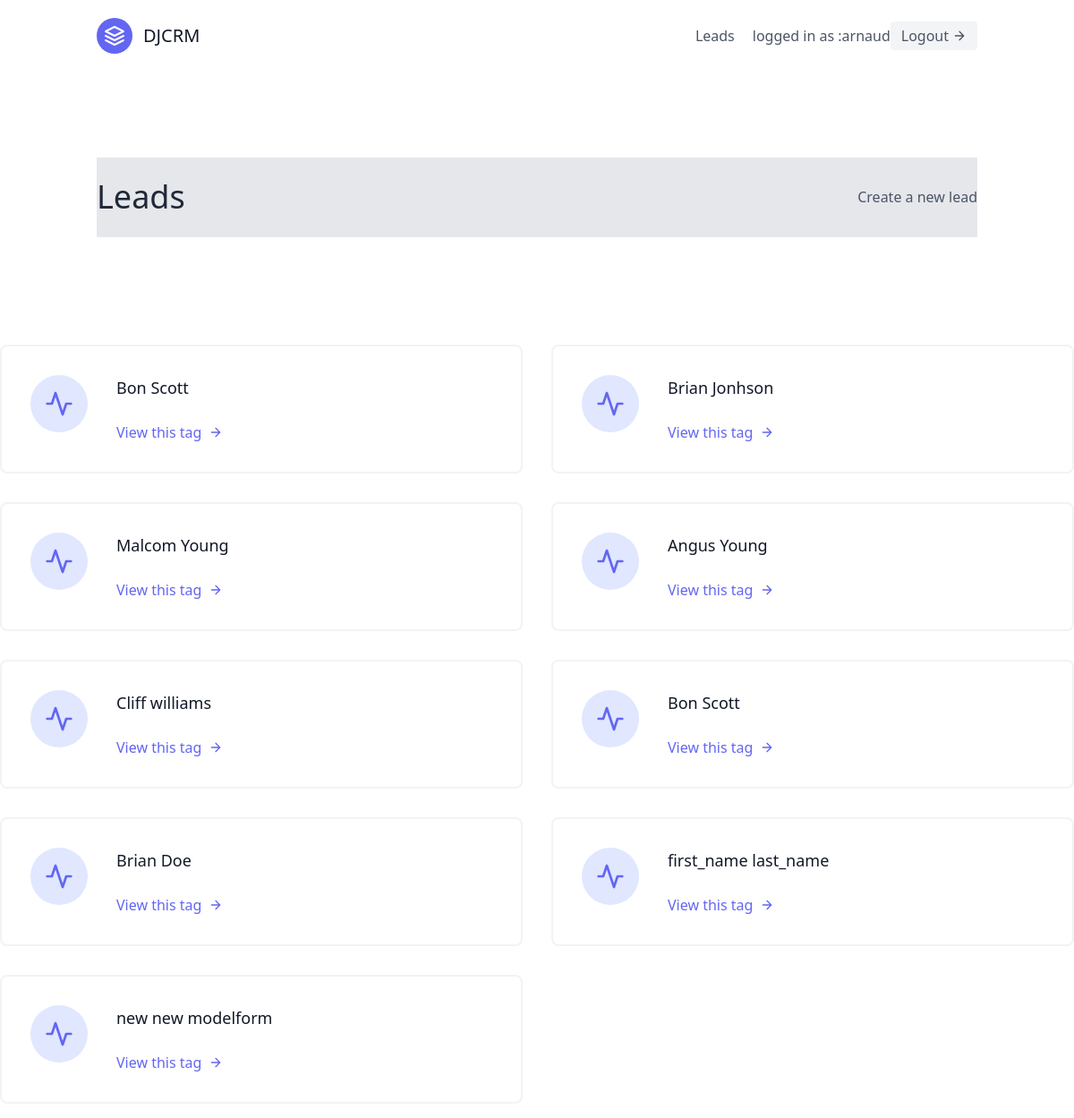
Screenshot of /leads/ (signed in) with the database file from the repository.
### leads/models.py (models this page shows, shortened)
class User(AbstractUser):
    pass

class Lead(models.Model):
    first_name = models.CharField(max_length=20)
    last_name = models.CharField(max_length=20)
    age = models.IntegerField(default=0)
    agent = models.ForeignKey("Agent",on_delete=models.CASCADE)

### leads/views.py (the view)
# urls.py: path('', LeadListView.as_view(), name="lead-list"),
class LeadListView(generic.ListView):
    template_name = "leads/lead_list.html"
    queryset = Lead.objects.all()
    context_object_name = "leads"

### leads/templates/leads/lead_list.html (shortened to what this page needs)
{% extends "base.html" %}
{% block content %}
<section class="text-gray-600 body-font">
    <div class="container px-5 py-24 mx-auto flex flex-wrap">
        <div class="w-full mb-6 py-6 flex justify-between items-center border-b bg-gray-200">
           <div>
                <h1 class="text-4xl text-gray-800">
                    Leads
                </h1>
           </div>
           <div>
                <a class="text-gray-600 hover:text-blue-500" href="{% url 'leads:lead-create' %}">Create a new lead</a>
            </div>
        </div>
    </div>
      <div class="flex flex-wrap -m-4">
        {% for lead in leads %}
        <div class="p-4 lg:w-1/2 md:w-full">
          <div class="flex border-2 rounded-lg border-gray-200 border-opacity-50 p-8 sm:flex-row flex-col">
            <div class="w-16 h-16 sm:mr-8 sm:mb-0 mb-4 inline-flex items-center justify-center rounded-full bg-indigo-100 text-indigo-500 flex-shrink-0">
              <svg fill="none" stroke="currentColor" stroke-linecap="round" stroke-linejoin="round" stroke-width="2" class="w-8 h-8" viewBox="0 0 24 24">
                <path d="M22 12h-4l-3 9L9 3l-3 9H2"></path>
              </svg>
            </div>
            <div class="flex-grow">
              <h2 class="text-gray-900 text-lg title-font font-medium mb-3">
                  {{lead.first_name}} {{lead.last_name}}
                </h2>
              <a href="{% url 'leads:lead-detail' lead.pk %}" class="mt-3 text-indigo-500 inline-flex items-center">
                  View this tag
                <svg fill="none" stroke="currentColor" stroke-linecap="round" stroke-linejoin="round" stroke-width="2" class="w-4 h-4 ml-2" viewBox="0 0 24 24">
                  <path d="M5 12h14M12 5l7 7-7 7"></path>
                </svg>
              </a>
            </div>
          </div>
        </div>
        {% endfor %}
    </div>
    </div>
{% endblock content %}

### templates/navbar.html (shortened to what this page needs)
<header class="text-gray-600 body-font">
    <div class="container mx-auto flex flex-wrap p-5 flex-col md:flex-row items-center">
      <a class="flex title-font font-medium items-center text-gray-900 mb-4 md:mb-0">
        <svg xmlns="http://www.w3.org/2000/svg" fill="none" stroke="currentColor" stroke-linecap="round" stroke-linejoin="round" stroke-width="2" class="w-10 h-10 text-white p-2 bg-indigo-500 rounded-full" viewBox="0 0 24 24">
          <path d="M12 2L2 7l10 5 10-5-10-5zM2 17l10 5 10-5M2 12l10 5 10-5"></path>
        </svg>
        <span class="ml-3 text-xl">DJCRM</span>
      </a>
      <nav class="md:ml-auto flex flex-wrap items-center text-base justify-center">
        <a href="{% url 'leads:lead-list' %}" class="mr-5 hover:text-gray-900">Leads</a>
      </nav>
      {% if request.user.is_authenticated %}
        logged in as :{{ request.user.username }}
        <a href="{% url 'logout' %}" class="inline-flex items-center bg-gray-100 border-0 py-1 px-3 focus:outline-none hover:bg-gray-200 rounded text-base mt-4 md:mt-0">
          Logout
          <svg fill="none" stroke="currentColor" stroke-linecap="round" stroke-linejoin="round" stroke-width="2" class="w-4 h-4 ml-1" viewBox="0 0 24 24">
            <path d="M5 12h14M12 5l7 7-7 7"></path>
          </svg>
      </a>
      {% endif %}
    </div>
  </header>

### rows the page displays
User: user.username "arnaud"
Lead: first_name "Bon", last_name "Scott"
Lead: first_name "Brian", last_name "Jonhson"
Lead: first_name "Malcom", last_name "Young"
Lead: first_name "Angus", last_name "Young"
Lead: first_name "Cliff", last_name "williams"
Lead: first_name "Bon", last_name "Scott"
Lead: first_name "Brian", last_name "Doe"
Lead: first_name "first_name", last_name "last_name"
Lead: first_name "new", last_name "new modelform"
